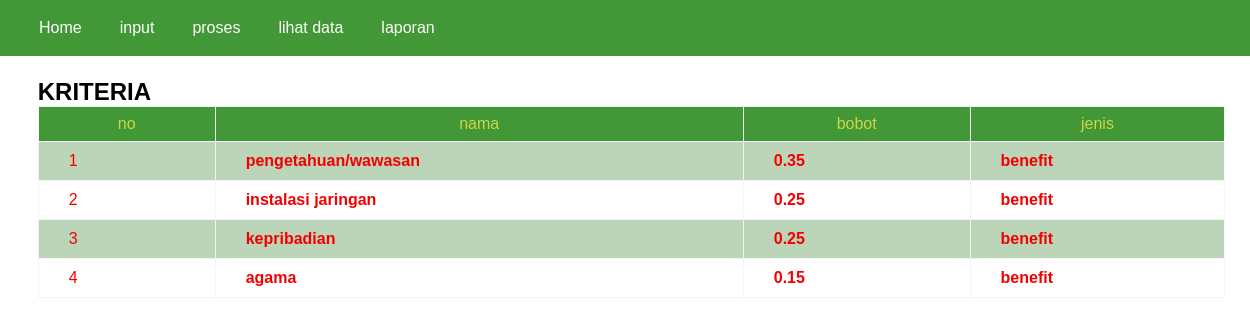
Page /?p=kriteria on the committed database.
### tables this page shows
CREATE TABLE `tbl_cat` (
  `id_cat` varchar(11) NOT NULL,
  `nama` varchar(30) NOT NULL,
  `bobotc` float NOT NULL,
  `jenis` varchar(15) NOT NULL
);

### kriteria.php (the view)
<?php
echo "
<br>
<h2 style='margin-left: 1cm;'>KRITERIA</h2>";
echo "<table class='table2' border='1'>
  <tr>
	<th>no</th>
    <th>nama</th>
    <th>bobot</th>
	<th>jenis</th>
  </tr>";
$sqlm = mysqli_query($kon, "select * from tbl_cat");
$no = 1;
while($rm = mysqli_fetch_array($sqlm)){
  echo "<tr>
    <td>$no</td>
    <td>
	  <b>$rm[nama]</b>
	</td>
    <td>
	 <b>$rm[bobotc]</b>
	</td>
    <td>
	  <b>$rm[jenis]</b>
	</td>
  </tr>";
  $no++;
}
echo "</table>";
?>

### css/gayak.css (style rules this page uses)
* { margin:0; padding:0; }
body { background-color:#fff; font-family:Arial, Helvetica, sans-serif; color:#000; }
.table2 { font-family: sans-serif; color: rgb(243, 0, 0); border-collapse: collapse; width: 95%; border: 1px solid #f2f5f7; margin-left: 1cm; }
.table1, th { padding: 8px 30px; text-align: center; }
.table1, td { padding: 10px 30px; text-align: left; }
.table2 tr th { background: #429837; color: rgb(204, 214, 70); font-weight: normal; }
.table2, th { padding: 8px 30px; text-align: center; }
.table2, td { padding: 10px 30px; text-align: left; }
.table2 tr:nth-child(even) { background-color: #bcd4b8; }

### rows in the picture
tbl_cat: nama "pengetahuan/wawasan", bobotc "0.35", jenis "benefit"
tbl_cat: nama "instalasi jaringan", bobotc "0.25", jenis "benefit"
tbl_cat: nama "kepribadian", bobotc "0.25", jenis "benefit"
tbl_cat: nama "agama", bobotc "0.15", jenis "benefit"
